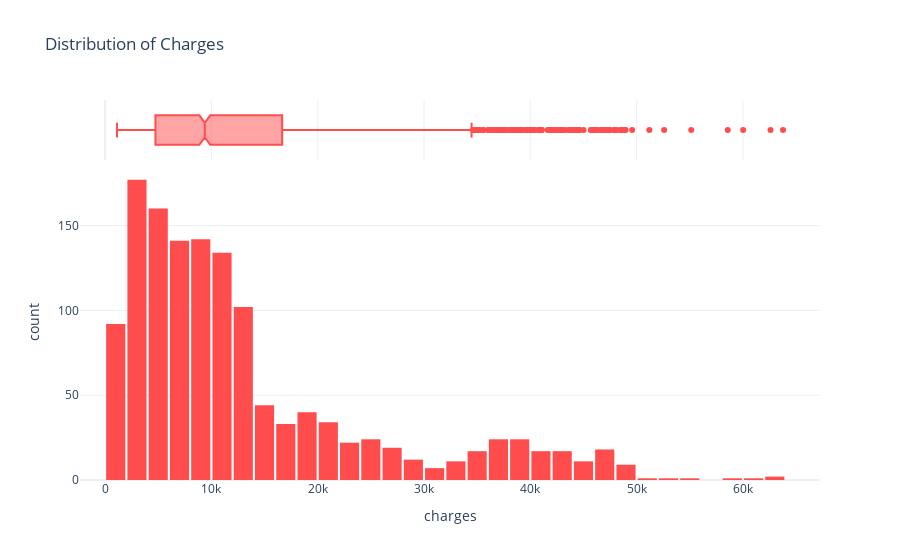

Source (notebook cell):
### Code cell
#lets check the distribution of the target variable 'charges'
fig = px.histogram(df_insurance, x='charges', title='Distribution of Charges', marginal='box',template='plotly_white',color_discrete_sequence=["#FF4D4D"])
fig.update_layout(bargap=0.1)

### Figure 1 — Plotly figure (JSON) as saved in the notebook; plotly's stock layout.template omitted (floating-point values rounded to 4 significant figures; data arrays with more than 128 entries replaced by an {"elided": "..."} marker saying what was removed)
{"data": [{"alignmentgroup": "True", "bingroup": "x", "hovertemplate": "charges=%{x}<br>count=%{y}<extra></extra>", "legendgroup": "", "marker": {"color": "#FF4D4D", "pattern": {"shape": ""}}, "name": "", "offsetgroup": "", "orientation": "v", "showlegend": false, "type": "histogram", "x": {"elided": "1338 float values"}, "xaxis": "x", "yaxis": "y"}, {"alignmentgroup": "True", "hovertemplate": "charges=%{x}<extra></extra>", "legendgroup": "", "marker": {"color": "#FF4D4D"}, "name": "", "notched": true, "offsetgroup": "", "showlegend": false, "type": "box", "x": {"elided": "1338 float values"}, "xaxis": "x2", "yaxis": "y2"}], "layout": {"bargap": 0.1, "barmode": "relative", "legend": {"tracegroupgap": 0}, "title": {"text": "Distribution of Charges"}, "xaxis": {"anchor": "y", "domain": [0, 1], "title": {"text": "charges"}}, "xaxis2": {"anchor": "y2", "domain": [0, 1], "matches": "x", "showgrid": true, "showticklabels": false}, "yaxis": {"anchor": "x", "domain": [0, 0.8316], "title": {"text": "count"}}, "yaxis2": {"anchor": "x2", "domain": [0.8416, 1], "matches": "y2", "showgrid": false, "showline": false, "showticklabels": false, "ticks": ""}}}
